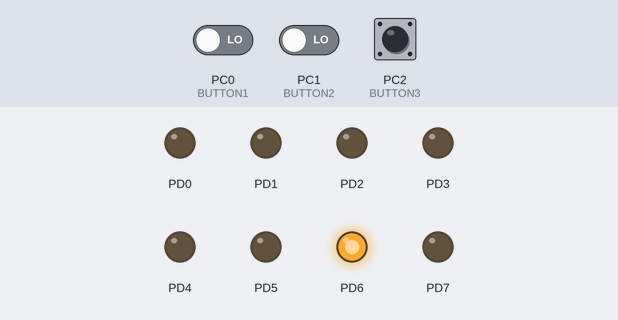
The program below on a simulated ATmega128, built with avr-gcc and emulated at 16 MHz. Shown: output pins drawn as LEDs (lit = HIGH). Inputs (shaded band) come from the test bench; at power-on: PC2 (BUTTON3) LOW, PC0 (BUTTON1) LOW, PC1 (BUTTON2) LOW.

Above: at 1.2 s.
1.3 s: PC2 (BUTTON3) pulled HIGH for 0.15 s
At 1.8 s:
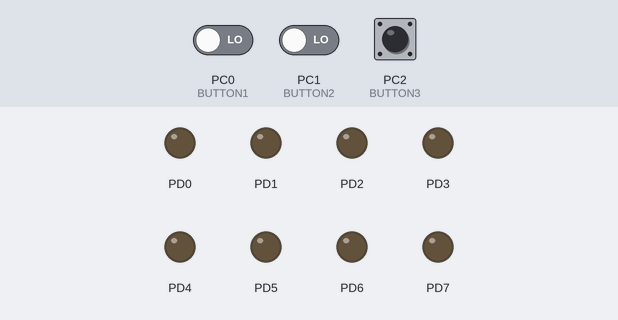
2.9 s: PC2 (BUTTON3) pulled HIGH for 1 s
At 4.3 s:
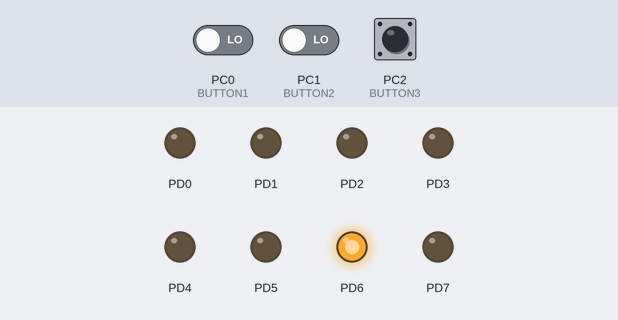
5.4 s: PC2 (BUTTON3) pulled HIGH for 3.2 s
At 6.2 s:
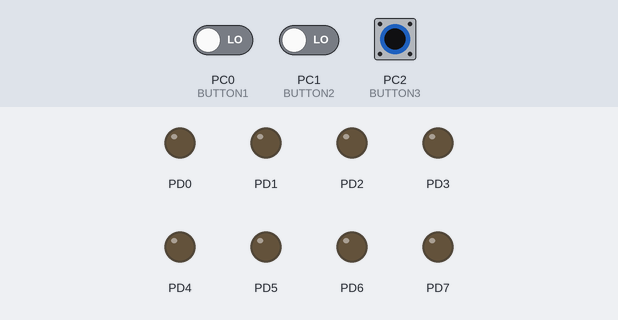
Timing chart, 0 to 8.4 s (numbered marks = the images above; inputs shaded):
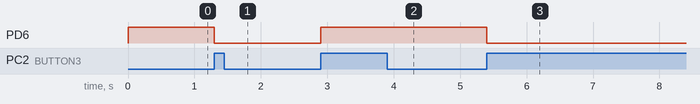

Measured:
- after the input at 1.3 s, PD6: HIGH → LOW at once
- after the input at 2.9 s, PD6: LOW → HIGH at once
- after the input at 5.4 s, PD6: HIGH → LOW at once

The program:

main.c
```c
#define F_CPU 16000000UL
#include <avr/interrupt.h>
#include <avr/io.h>
#include <util/delay.h>

#include "Button.h"
#include "fnd_controller_v1.h"

enum { STOP,
       RUN,
       RESET };  // STOP -> 1, RUN ->2 ...
enum { FND_ON,
       FND_OFF };

ISR(TIMER0_OVF_vect) {
    fnd_ISR_Process();
}

ISR(TIMER0_COMP_vect) {
    fnd_ISR_Process();
}

int main(void) {
    fnd_init();

    // timer0 Interrupt 설정
    TCCR0 |= (1 << CS02);   // prescaler 분주비 64로 설정
    TCCR0 |= (1 << WGM01);  // 타이머/카운트 CTC모드로 설정
    TIMSK |= (1 << TOIE0);  // timer 0의 오버플로우 인터럽트 활성화

    sei();  // global inturrupt 실행명령
    fnd_enable();
    uint16_t fnd_value = 0;
    uint8_t state = STOP;
    uint8_t fnd_blight_state = FND_ON;

    while (1) {
        // Event 처리 code
        switch (fnd_blight_state) {
            case FND_ON:
                if (getButton3State()) fnd_blight_state = FND_OFF;
                break;
            case FND_OFF:
                if (getButton3State()) fnd_blight_state = FND_ON;
                break;
        }

        switch (state) {
            case STOP:
                if (getButton1State())
                    state = RUN;  // run state
                else if (getButton2State())
                    state = RESET;  // reset state
                break;
            case RUN:
                if (getButton1State()) state = STOP;
                break;
            case RESET:
                state = STOP;
                break;
        }

        // 실행 code
        switch (fnd_blight_state) {
            case FND_ON:
                fnd_enable();
                break;
            case FND_OFF:
                fnd_disable();
                break;
        }
        switch (state) {
            case STOP:
                break;  // stop state

            case RUN:
                fnd_writeData(fnd_value);
                _delay_ms(100);
                fnd_value++;
                if (fnd_value >= 10000) fnd_value = 0;
                break;  // run state

            case RESET:
                fnd_value = 0;
                fnd_writeData(fnd_value);
                break;  // reset state
        }
    }
}
```

Button.c
```c
#include "Button.h"

void buttonInit() {
    //버튼 초기화 코드
    BUTTON_DDR &= ~((1 << BUTTON1) | (1 << BUTTON2) | (1 << BUTTON3));
}

uint8_t getButton1State() {
    static uint8_t prevButton1State = RELEASED;
    // Button 1 자리에 있는 비트값만 추출 (나머지 비트는 0)
    uint8_t curButtonState = BUTTON_PIN & (1 << BUTTON1);

    if (prevButton1State != PUSHED && curButtonState == PUSHED) {
        //_delay_ms(50);
        prevButton1State = PUSHED;
        return FALSE;
    } else if (prevButton1State == PUSHED && curButtonState != PUSHED) {
        //_delay_ms(50);
        prevButton1State = RELEASED;
        return TRUE;
    }
    return FALSE;
}

uint8_t getButton2State() {
    static uint8_t prevButton2State = RELEASED;
    uint8_t curButtonState = BUTTON_PIN & (1 << BUTTON2);

    if (prevButton2State != PUSHED && curButtonState == PUSHED) {
        //_delay_ms(50);
        prevButton2State = PUSHED;
        return FALSE;
    } else if (prevButton2State == PUSHED && curButtonState != PUSHED) {
        //_delay_ms(50);
        prevButton2State = RELEASED;
        return TRUE;
    }
    return FALSE;
}

uint8_t getButton3State() {
    static uint8_t prevButton3State = RELEASED;
    uint8_t curButtonState = BUTTON_PIN & (1 << BUTTON3);

    if (prevButton3State != PUSHED && curButtonState == PUSHED) {
        //_delay_ms(50);
        prevButton3State = PUSHED;
        return FALSE;
    } else if (prevButton3State == PUSHED && curButtonState != PUSHED) {
        //_delay_ms(50);
        prevButton3State = RELEASED;
        return TRUE;
    }
    return FALSE;
}
```

Button.h
```c
#ifndef BUTTON_H_
#define BUTTON_H_

#define F_CPU 16000000UL
#include <avr/io.h>
#include <util/delay.h>

#define BUTTON_DDR DDRC
#define BUTTON_PIN PINC
#define BUTTON1 0
#define BUTTON2 1
#define BUTTON3 2

#define RELEASED 1
#define PUSHED 0
#define TRUE 1
#define FALSE 0

void buttonInit();
uint8_t getButton1State();
uint8_t getButton2State();
uint8_t getButton3State();

#endif /* BUTTON_H_ */
```

fnd_controller_v1.c
```c
#include "fnd_controller_v1.h"

uint8_t fnd_data = 0;   // [7:0]
uint16_t fndValue = 0;  // 0~65535 값 표현가능

// en -> 6, select -> 4~5, data -> 0~3, 어떤 값과 and '1' 연산 -> 원래 값 출력
void fnd_ISR_Process() {
    static uint8_t fndDigitState = 0;  // 함수가 scope 에서 벗어나도 값 유지되도록 static 으로 지정
    uint16_t fndData;
    fndDigitState = (fndDigitState + 1) % 4;  // 4로 나누어 4이상 되지않도록 범위 지정

    fndData = fnd_getData();
    switch (fndDigitState) {
        case 0:
            fnd_setData(0, fndData / 1000 % 10);
            break;
        case 1:
            fnd_setData(1, fndData / 100 % 10);
            break;
        case 2:
            fnd_setData(2, fndData / 10 % 10);
            break;
        case 3:
            fnd_setData(3, fndData % 10);
            break;
    }
}

void fnd_writeData(uint16_t data) {
    if (data >= 10000) data = 9999;  // 데이터 범위 예외처리
    fndValue = data;
}

uint16_t fnd_getData() {
    return fndValue;
}

void fnd_enable() {
    // fnd_data & 0b10111111 -> 6번 비트 빼고 나머지 비트는 모두 기존 값 유지, 6번 비트는 0으로 설정,
    // Masking (데이터 설정할 위치의 비트 0으로 설정, 원하는 데이터 or 연산 하여 반영하기 위해)
    fnd_data = (fnd_data & 0b10111111) | (1 << 6);  // en pin '1' setting
    FND_PORT = fnd_data;                            // 출력
}

void fnd_disable() {
    fnd_data = (fnd_data & 0b10111111) & ~(1 << 6);  // all '0' setting
    FND_PORT = fnd_data;                             // 출력
}

void fnd_init() {
    FND_DDR = 0xff;   // 포트의 핀을 모두 출력으로 설정
    FND_PORT = 0x00;  // 포트의 모든 핀 0v 출력
}

void fnd_setData(uint8_t digit, uint8_t fndData) {
    if (digit > 3) digit = 3;
    if (fndData > 10) fndData = 0;

    fnd_data = (fnd_data & 0b11001111) | (digit << 4);  // select (00)
    fnd_data = (fnd_data & 0b11110000) | fndData;       // 4fnd data ([3:0])
    FND_PORT = fnd_data;                                // 출력
}
```

fnd_controller_v1.h
```c
#ifndef FND_CONTROLLER_V1_H_
#define FND_CONTROLLER_V1_H_

#include <avr/io.h>

#define FND_DDR DDRD
#define FND_PORT PORTD

void fnd_ISR_Process();
void fnd_writeData(uint16_t data);
uint16_t fnd_getData();
void fnd_enable();
void fnd_disable();
void fnd_init();
void fnd_setData(uint8_t digit, uint8_t fndData);

#endif /* FND_CONTROLLER_V1_H_ */
```

main_not_seperate.c
```c
/*
// 이벤트, 실행 코드 분리하지 않은 main 문
#define F_CPU 16000000UL
#include <avr/interrupt.h>
#include <avr/io.h>
#include <util/delay.h>

#include "Button.h"
#include "fnd_controller_v1.h"

ISR(TIMER0_OVF_vect) {
	fnd_ISR_Process();
}

int main(void) {
	fnd_init();

	// timer0 Interrupt 설정
	TCCR0 |= (1<<CS02); // prescaler 분주비 64로 설정
	TIMSK |= (1<<TOIE0); // timer 0의 오버플로우 인터럽트 활성화

	sei(); // global inturrupt 실행명령
	fnd_enable();
	uint16_t fnd_value = 0;
	uint8_t state = 0;

    while (1) {
		switch (state) {
			case 0 :
				if (getButton1State()) state = 1; // run state
				else if (getButton2State()) state = 2; // reset state
				else if (getButton3State()) state = 3; // go to fnd off state
				break; // stop state

			case 1 :
				fnd_writeData(fnd_value);
				_delay_ms(100);
				fnd_value++;
				if(fnd_value >= 10000) fnd_value = 0;

				if (getButton1State()) state = 0;
				else if (getButton3State()) state = 3; // go to fnd off state
				break; // run state

			case 2 :
				fnd_value = 0;
				fnd_writeData(fnd_value);
				state = 0;
				break; // reset state

			// fnd off case
			case 3 :
				fnd_value = 0;
				fnd_writeData(fnd_value);
				fnd_disable();

				if (getButton3State()) {
					fnd_enable();
					state = 0;
				}
				break;
		}
	}
}
*/
```
